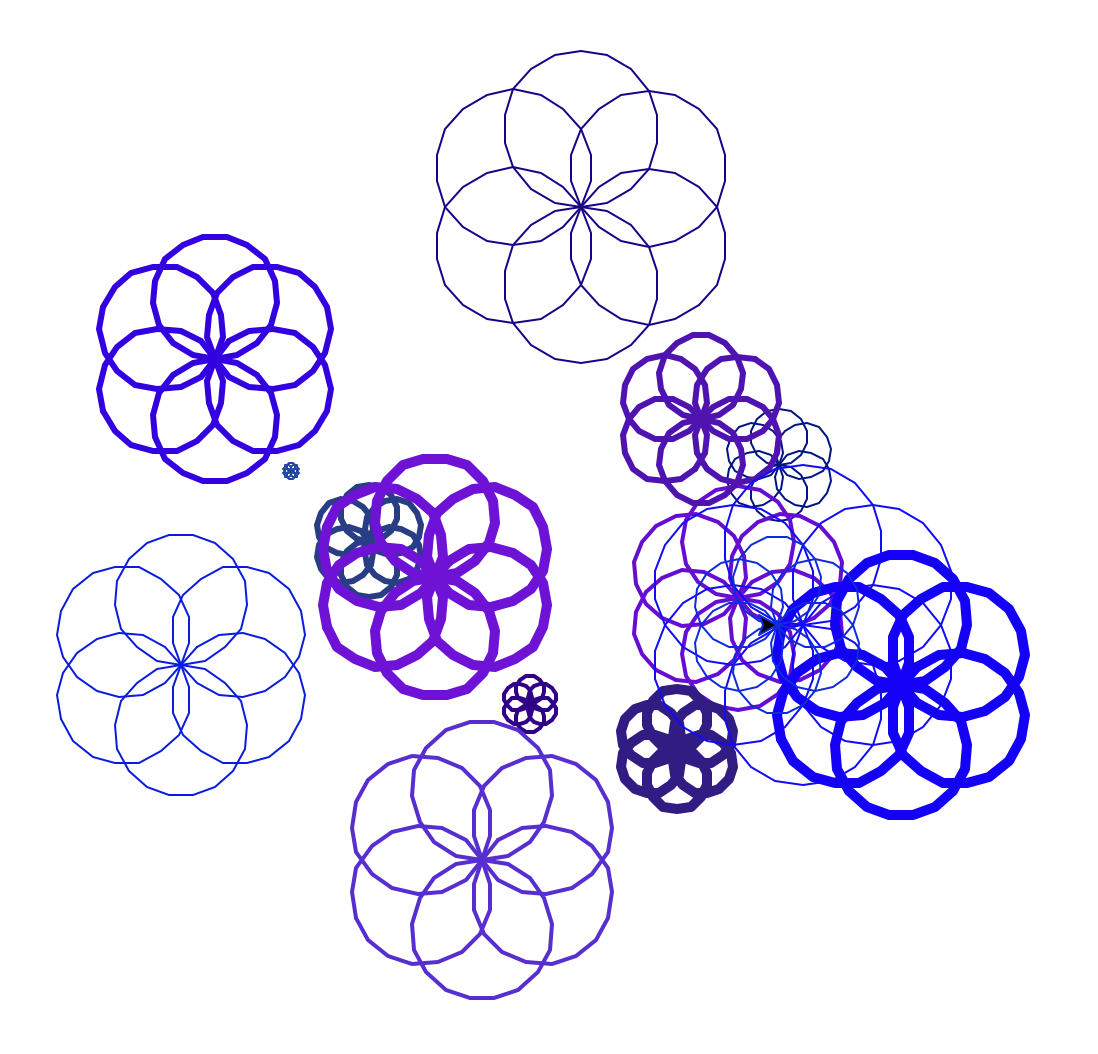

The script that drew this image:
from turtle import *
import random 

for n in range(15):
	penup()
	goto(random.randint(-200, 200), random.randint(-200, 200))
	pendown()

	redAmount = random.randint(0, 50)/100.0
	blueAmount = random.randint(50, 100)/100.0
	greenAmount = random.randint(0, 30)/100.0

	pencolor((redAmount, greenAmount, blueAmount))

	circleSize = random.randint(1, 40)
	pensize(random.randint(1, 5))

	for i in range(6):
		circle(circleSize)
		left(60)

exitonclick()
